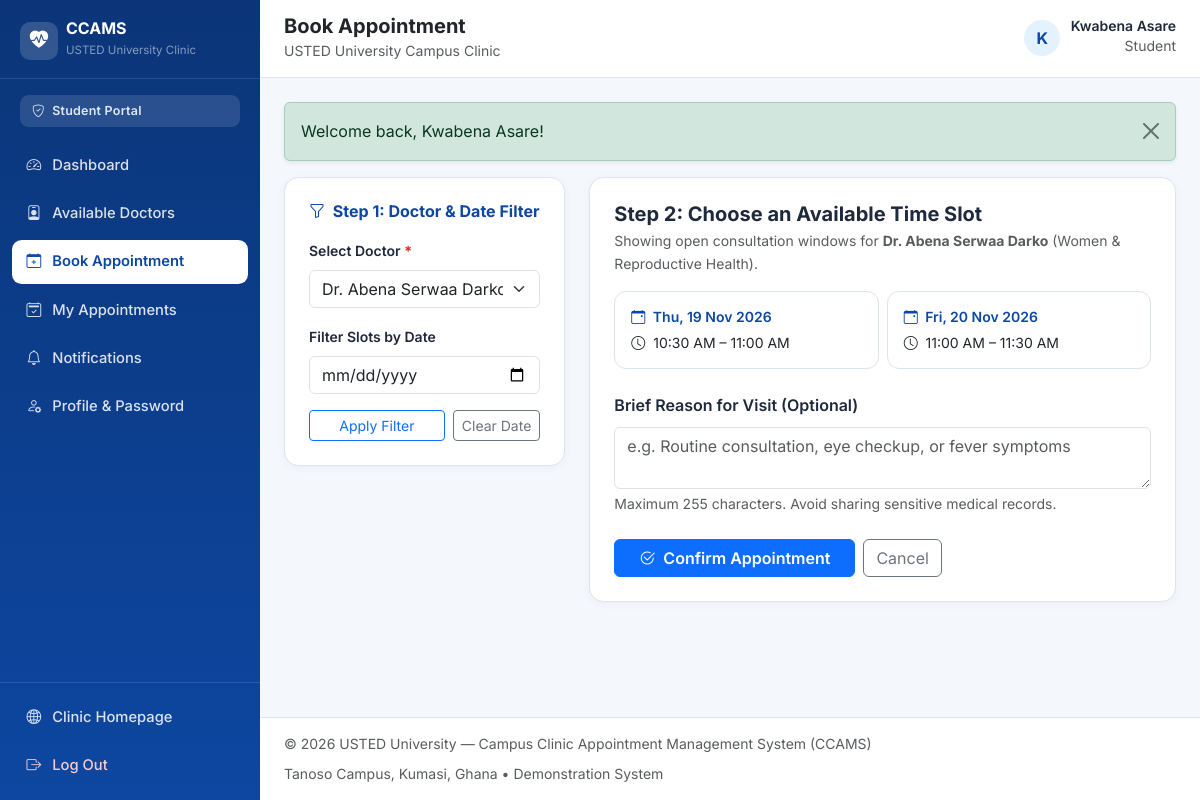
The page /student/book_appointment.php (signed in) on the database its author committed.
### tables this page shows
CREATE TABLE `users` (
    `user_id` INT UNSIGNED NOT NULL AUTO_INCREMENT,
    `full_name` VARCHAR(120) NOT NULL,
    `email` VARCHAR(150) NOT NULL,
    `password_hash` VARCHAR(255) NOT NULL,
    `phone` VARCHAR(25) DEFAULT NULL,
    `role` ENUM('student', 'doctor', 'admin') NOT NULL DEFAULT 'student',
    `account_status` ENUM('active', 'inactive') NOT NULL DEFAULT 'active',
    `created_at` TIMESTAMP NOT NULL DEFAULT CURRENT_TIMESTAMP,
    `updated_at` TIMESTAMP NOT NULL DEFAULT CURRENT_TIMESTAMP ON UPDATE CURRENT_TIMESTAMP,
    PRIMARY KEY (`user_id`),
    UNIQUE KEY `uq_users_email` (`email`),
    KEY `idx_users_role_status` (`role`, `account_status`)
);

CREATE TABLE `doctors` (
    `doctor_id` INT UNSIGNED NOT NULL AUTO_INCREMENT,
    `user_id` INT UNSIGNED NOT NULL,
    `specialization` VARCHAR(120) NOT NULL,
    `availability_status` ENUM('available', 'unavailable') NOT NULL DEFAULT 'available',
    `created_at` TIMESTAMP NOT NULL DEFAULT CURRENT_TIMESTAMP,
    PRIMARY KEY (`doctor_id`),
    UNIQUE KEY `uq_doctors_user_id` (`user_id`),
    KEY `idx_doctors_specialization` (`specialization`),
    KEY `idx_doctors_availability` (`availability_status`),
    CONSTRAINT `fk_doctors_user`
        FOREIGN KEY (`user_id`) REFERENCES `users` (`user_id`)
        ON DELETE CASCADE ON UPDATE CASCADE
);

CREATE TABLE `appointment_slots` (
    `slot_id` INT UNSIGNED NOT NULL AUTO_INCREMENT,
    `doctor_id` INT UNSIGNED NOT NULL,
    `start_time` DATETIME NOT NULL,
    `end_time` DATETIME NOT NULL,
    `status` ENUM('available', 'booked', 'inactive') NOT NULL DEFAULT 'available',
    `created_at` TIMESTAMP NOT NULL DEFAULT CURRENT_TIMESTAMP,
    PRIMARY KEY (`slot_id`),
    KEY `idx_slots_doctor_time` (`doctor_id`, `start_time`),
    KEY `idx_slots_status_time` (`status`, `start_time`),
    CONSTRAINT `fk_slots_doctor`
        FOREIGN KEY (`doctor_id`) REFERENCES `doctors` (`doctor_id`)
        ON DELETE CASCADE ON UPDATE CASCADE
);

### student/book_appointment.php (the view, shortened to what the rows shown need)
<?php
require_once __DIR__ . '/../includes/auth.php';
$student = require_auth('student');
$pdo = get_pdo();
$selectedDoctorId = (int) ($_REQUEST['doctor_id'] ?? 0);
$doctors = $pdo->query(
    'SELECT d.doctor_id, d.specialization, u.full_name,
            (SELECT COUNT(*) FROM appointment_slots s
             WHERE s.doctor_id = d.doctor_id AND s.status = "available" AND s.start_time > NOW()) AS open_slots
     FROM doctors d
     INNER JOIN users u ON u.user_id = d.user_id
     WHERE u.account_status = "active" AND d.availability_status = "available"
     ORDER BY u.full_name ASC'
)->fetchAll();
if ($selectedDoctorId === 0 && !empty($doctors)) {
    $selectedDoctorId = (int) $doctors[0]['doctor_id'];
}
$selectedDoctor = null;
foreach ($doctors as $d) {
    if ((int) $d['doctor_id'] === $selectedDoctorId) {
        $selectedDoctor = $d;
        break;
    }
}
$availableSlots = [];
if ($selectedDoctor) {
    $slotSql = 'SELECT slot_id, start_time, end_time
                FROM appointment_slots
                WHERE doctor_id = :did
                  AND status = "available"
                  AND start_time > NOW()';
    $slotParams = ['did' => $selectedDoctorId];
    $slotSql .= ' ORDER BY start_time ASC';
    $slotStmt = $pdo->prepare($slotSql);
    $slotStmt->execute($slotParams);
    $availableSlots = $slotStmt->fetchAll();
}
$pageTitle = 'Book Appointment';
$layoutMode = 'dashboard';
require_once __DIR__ . '/../includes/header.php';
?>
<div class="row g-4">
    <div class="col-lg-4">
        <div class="ccams-card p-4">
            <h2 class="h6 fw-bold text-primary-dark mb-3">
                <i class="bi bi-funnel me-1"></i> Step 1: Doctor &amp; Date Filter
            </h2>
        </div>
    </div>
    <div class="col-lg-8">
        <div class="ccams-card p-4">
            <h2 class="h5 fw-bold mb-1">
                Step 2: Choose an Available Time Slot
            </h2>
            <?php if ($selectedDoctor): ?>
                <p class="small text-muted mb-3">
                    Showing open consultation windows for <strong><?php echo e($selectedDoctor['full_name']); ?></strong>
                    (<?php echo e($selectedDoctor['specialization']); ?>).
                </p>
            <?php endif; ?>
            <?php if (!$selectedDoctor): ?>
                <div class="alert alert-warning mb-0">No active doctors are currently available for booking.</div>
            <?php else: ?>
                <form method="post" action="<?php echo e(app_url('student/book_appointment.php?doctor_id=' . $selectedDoctorId)); ?>"
                      data-confirm="Confirm booking this campus clinic appointment slot?"
                      data-confirm-title="Confirm Appointment Booking"
                      data-confirm-btn-text="Confirm Booking"
                      data-loading>
                    <div class="row g-2 mb-4">
                        <?php foreach ($availableSlots as $slot): ?>
                            <?php $sid = (int) $slot['slot_id']; ?>
                            <div class="col-md-6">
                                <label class="slot-option-label" for="slot_<?php echo $sid; ?>">
                                    <div class="fw-semibold small text-primary-dark">
                                        <i class="bi bi-calendar-event me-1"></i>
                                        <?php echo e(format_datetime((string) $slot['start_time'], 'D, d M Y')); ?>
                                    </div>
                                    <div class="small text-dark mt-1">
                                        <i class="bi bi-clock me-1"></i>
                                        <?php echo e(format_datetime((string) $slot['start_time'], 'g:i A')); ?>
                                        &ndash;
                                        <?php echo e(format_datetime((string) $slot['end_time'], 'g:i A')); ?>
                                    </div>
                                </label>
                            </div>
                        <?php endforeach; ?>
                    </div>
                    <div class="mb-4">
                    </div>
                    <div class="d-flex flex-wrap gap-2">
                    </div>
                </form>
            <?php endif; ?>
        </div>
    </div>
</div>
<?php require_once __DIR__ . '/../includes/footer.php'; ?>

### includes/header.php (shortened to what the rows shown need)
<?php
$pageTitle = $pageTitle ?? 'USTED University — Campus Clinic Appointment Management System';
$layoutMode = $layoutMode ?? 'public';
$authUser = current_user();
$flashes = get_flashes();
?>
<!DOCTYPE html>
<html lang="en">
<head>
    <link href="https://cdn.jsdelivr.net/npm/bootstrap@5.3.3/dist/css/bootstrap.min.css" rel="stylesheet">
    <link href="https://cdn.jsdelivr.net/npm/bootstrap-icons@1.11.3/font/bootstrap-icons.min.css" rel="stylesheet">
    <link href="<?php echo e(app_url('assets/css/style.css')); ?>" rel="stylesheet">
</head>
<body class="<?php echo $layoutMode === 'dashboard' ? 'ccams-dashboard-body' : 'ccams-public-body'; ?>">
<?php if ($layoutMode === 'dashboard' && $authUser): ?>
    <div class="dashboard-wrapper">
        <aside class="dashboard-sidebar" id="dashboardSidebar" aria-label="Dashboard Navigation">
            <div class="sidebar-brand">
                <a href="<?php echo e(app_url('index.php')); ?>" class="d-flex align-items-center gap-2 text-decoration-none text-white">
                    <span class="brand-emblem">
                        <i class="bi bi-heart-pulse-fill"></i>
                    </span>
                    <div>
                        <div class="fw-bold lh-1 fs-6">CCAMS</div>
                        <small class="text-white-50" style="font-size: 0.72rem;">USTED University Clinic</small>
                    </div>
                </a>
            </div>
            <div class="sidebar-role-pill">
                <i class="bi bi-shield-check me-1"></i>
                <?php echo e(ucfirst($authUser['role'])); ?> Portal
            </div>
            <nav class="sidebar-nav">
                <?php if ($authUser['role'] === 'student'): ?>
                    <a class="sidebar-link <?php echo is_active_nav('student/dashboard.php'); ?>" href="<?php echo e(app_url('student/dashboard.php')); ?>">
                        <i class="bi bi-speedometer2"></i><span>Dashboard</span>
                    </a>
                    <a class="sidebar-link <?php echo is_active_nav('student/doctors.php'); ?>" href="<?php echo e(app_url('student/doctors.php')); ?>">
                        <i class="bi bi-person-badge"></i><span>Available Doctors</span>
                    </a>
                    <a class="sidebar-link <?php echo is_active_nav('student/book_appointment.php'); ?>" href="<?php echo e(app_url('student/book_appointment.php')); ?>">
                        <i class="bi bi-calendar-plus"></i><span>Book Appointment</span>
                    </a>
                    <a class="sidebar-link <?php echo is_active_nav('student/my_appointments.php') || is_active_nav('student/appointment_details.php') ? 'active' : ''; ?>" href="<?php echo e(app_url('student/my_appointments.php')); ?>">
                        <i class="bi bi-calendar2-check"></i><span>My Appointments</span>
                    </a>
                    <a class="sidebar-link <?php echo is_active_nav('student/notifications.php'); ?>" href="<?php echo e(app_url('student/notifications.php')); ?>">
                        <i class="bi bi-bell"></i><span>Notifications</span>
                    </a>
                    <a class="sidebar-link <?php echo is_active_nav('student/profile.php'); ?>" href="<?php echo e(app_url('student/profile.php')); ?>">
                        <i class="bi bi-person-gear"></i><span>Profile &amp; Password</span>
                    </a>
                <?php endif; ?>
            </nav>
            <div class="sidebar-footer">
                <a href="<?php echo e(app_url('index.php')); ?>" class="sidebar-link">
                    <i class="bi bi-globe2"></i><span>Clinic Homepage</span>
                </a>
                <form method="post" action="<?php echo e(app_url('logout.php')); ?>" class="mt-1">
                    <button type="submit" class="sidebar-link w-100 border-0 bg-transparent text-start text-danger-soft">
                        <i class="bi bi-box-arrow-right"></i><span>Log Out</span>
                    </button>
                </form>
            </div>
        </aside>
        <div class="dashboard-main">
            <header class="dashboard-topbar">
                <div class="d-flex align-items-center gap-3">
                    <div>
                        <h1 class="h5 mb-0 fw-bold text-dark"><?php echo e($pageTitle); ?></h1>
                        <small class="text-muted">USTED University Campus Clinic</small>
                    </div>
                </div>
                <div class="d-flex align-items-center gap-3">
                    <div class="user-profile-chip">
                        <div class="avatar-circle">
                            <?php echo e(strtoupper(substr((string) $authUser['full_name'], 0, 1))); ?>
                        </div>
                        <div class="d-none d-sm-block text-end">
                            <div class="fw-semibold small lh-1"><?php echo e($authUser['full_name']); ?></div>
                            <small class="text-muted text-capitalize"><?php echo e($authUser['role']); ?></small>
                        </div>
                    </div>
                </div>
            </header>
            <main id="main-content" class="dashboard-content">
                <?php if (!empty($flashes)): ?>
                    <?php foreach ($flashes as $flash): ?>
                        <div class="alert alert-<?php echo e($flash['type']); ?> alert-dismissible fade show shadow-sm" role="alert">
                            <?php echo e($flash['message']); ?>
                            <button type="button" class="btn-close" data-bs-dismiss="alert" aria-label="Close"></button>
                        </div>
                    <?php endforeach; ?>
                <?php endif; ?>
<?php endif; ?>

### rows shown on the page
users: role "Student", full_name "K", full_name "Kwabena Asare"
users: full_name "Dr. Abena Serwaa Darko"
doctors: specialization "Women & Reproductive Health"
appointment_slots: start_time "Thu, 19 Nov 2026", start_time "10:30 AM", end_time "11:00 AM"
appointment_slots: start_time "Fri, 20 Nov 2026", start_time "11:00 AM", end_time "11:30 AM"

### other values the page prints
$pageTitle "Book Appointment"
$flash['message'] "Welcome back, Kwabena Asare!"
form field doctor_id "Dr. Abena Serwaa Darko — Women & Reproductive Health (2)"
